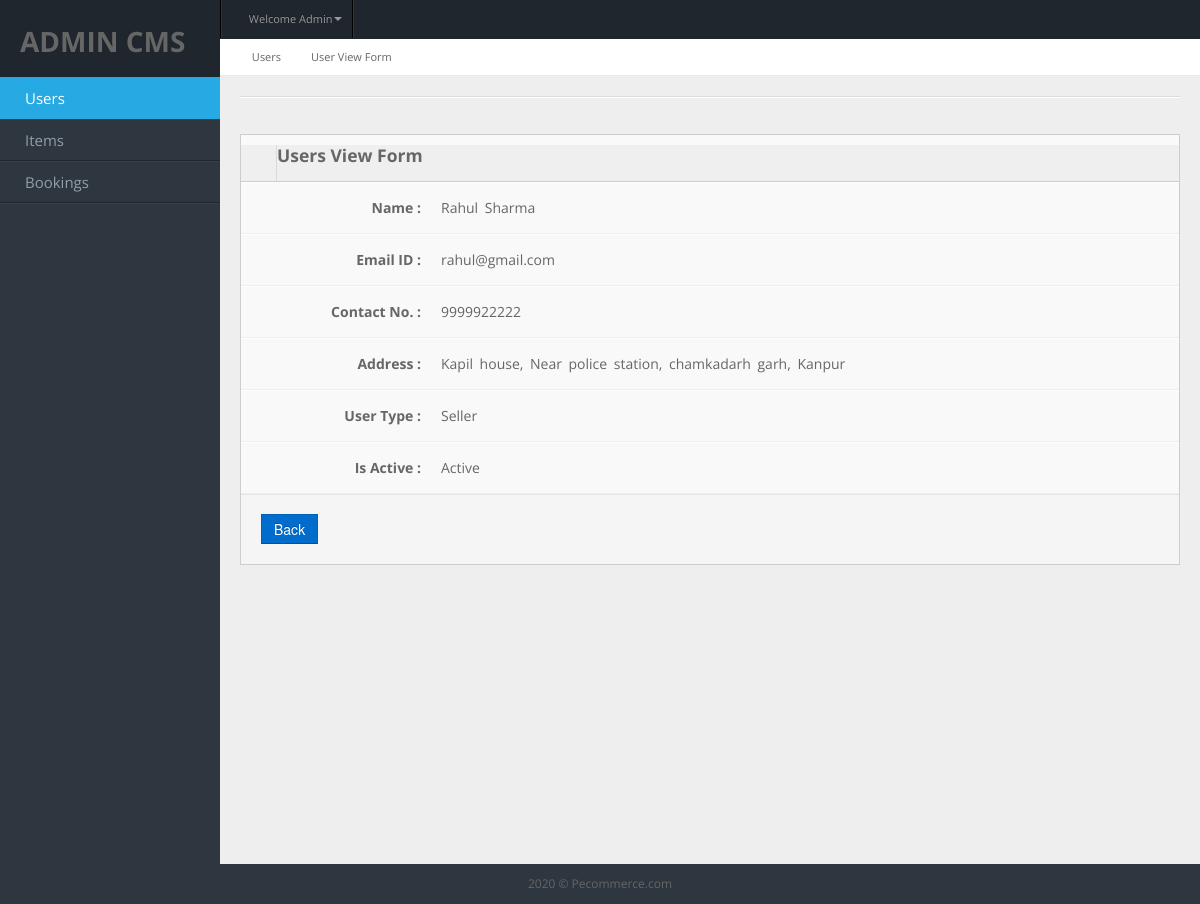
The page /cms/user_view.php?id=32 (signed in) on the database its author committed.
### tables this page shows
CREATE TABLE `tbl_users` (
  `user_id` int(6) NOT NULL,
  `username` varchar(30) NOT NULL,
  `first_name` char(20) NOT NULL,
  `last_name` char(30) NOT NULL,
  `email_id` char(50) DEFAULT NULL,
  `contact` bigint(11) DEFAULT NULL,
  `address` text,
  `pass` varchar(200) NOT NULL,
  `user_type` varchar(20) DEFAULT NULL,
  `created` datetime NOT NULL DEFAULT CURRENT_TIMESTAMP,
  `active` enum('1','0') NOT NULL DEFAULT '1'
);

### cms/user_view.php (the view, shortened to what this page needs)
<?php include_once 'templates/header.php'; ?>
<?php include_once 'templates/sidebar.php'; ?>
<?php
$id= $_GET["id"];
$sql = "select * from tbl_users where user_id=".$id;
$result = mysqli_query($conn,$sql);
$row = mysqli_fetch_assoc($result);
if($row["active"])
{
    $t.="Active";
}
 else {
    $t.="Inactive";
}
?>
<div id="content">
    <div id="content-header">
        <div id="breadcrumb"> <a href="users.php" title="Go to Users" class="tip-bottom"><i class="icon-home"></i> Users</a><a href="user_view.php?id=<?php echo $id;?>">User View Form</a></div>
    </div>
    <div class="container-fluid">
        <hr/>
        <div class="row-fluid">
            <div class="widget-box">
                <div class="widget-title"> <span class="icon"> <i class="icon-align-justify"></i> </span>
                    <h4>Users View Form</h4>
                </div>
                <div class="widget-content nopadding">
                    <form class="form-horizontal form-group-lg">
                        <div class="control-group">
                            <label class="control-label"><strong>Name :</strong></label>
                            <div class="controls">
                                <label class="text-left" style="padding-top: 5px; font-weight: normal; word-spacing: 3px">
                                <?php
                                    echo $row["first_name"]." ".$row["last_name"];
                                ?>
                                </label>
                            </div>
                        </div>
                        <div class="control-group">
                            <label class="control-label"><strong>Email ID :</strong></label>
                            <div class="controls">
                                <label class="text-left" style="padding-top: 5px; font-weight: normal; word-spacing: 3px">
                                <?php
                                    echo $row["email_id"];
                                ?>
                                </label>
                            </div>
                        </div>
                        <div class="control-group">
                            <label class="control-label"><strong>Contact No.  :</strong></label>
                            <div class="controls">
                                <label class="text-left" style="padding-top: 5px; font-weight: normal; word-spacing: 3px">
                                <?php
                                    echo $row["contact"];
                                ?>
                                </label>
                            </div>
                        </div>
                         <div class="control-group">
                            <label class="control-label"><strong>Address :</strong></label>
                            <div class="controls">
                                <label class="text-left" style="padding-top: 5px; font-weight: normal; word-spacing: 3px">
                                <?php
                                    echo $row["address"];
                                ?>
                                </label>
                            </div>
                        </div>
                         <div class="control-group" <?php if($_SESSION["user_type"]!="Admin") echo 'style="display: none;"';  ?>>
                            <label class="control-label"><strong>User Type :</strong></label>
                            <div class="controls">
                                <label class="text-left" style="padding-top: 5px; font-weight: normal; word-spacing: 3px">
                                <?php
                                    echo $row["user_type"];
                                ?>
                                </label>
                            </div>
                        </div>
                         <div class="control-group">
                            <label class="control-label"><strong>Is Active :</strong></label>
                            <div class="controls">
                                <label class="text-left" style="padding-top: 5px; font-weight: normal; word-spacing: 3px">
                                <?php
                                    echo $t;
                                ?>
                                </label>
                            </div>
                        </div>
                         <div class="form-actions">
                            <a href="#"><input type="button" class="btn btn-primary" value="Back" onclick="history.go(-1)" ></a>
                        </div>
                    </form>
                </div>
            </div>
        </div>
    </div>
</div>
 <?php include_once 'templates/footer.php';
 ?>

### cms/assets/matrix-style.css (style rules this page uses)
* { outline:none !important; -moz-outline: none !important; }
html, body { height:100% }
body { overflow-x: hidden; margin-top: -10px; font-family: 'Open Sans', sans-serif; font-size:12px; color:#666; }
a { color:#666; }
select, textarea, input[type="text"], input[type="password"], input[type="datetime"], input[type="datetime-local"], input[type="date"], input[type="month"], input[type="time"], input[type="week"], input[type="number"], input[type="email"], input[type="url"], input[type="search"], input[type="tel"], input[type="color"], .uneditable-input, .label, .dropdown-menu, .btn, .well, .progress, .table-bordered, .btn-group > .btn:first-child, .btn-group > .btn:last-child, .btn-group > .btn:last-child, .btn-group > .dropdown-toggle, .alert { border-radius:0px; }
.btn, textarea, input[type="text"], input[type="password"], input[type="datetime"], input[type="datetime-local"], input[type="date"], input[type="month"], input[type="time"], input[type="week"], input[type="number"], input[type="email"], input[type="url"], input[type="search"], input[type="tel"], input[type="color"], .uneditable-input { box-shadow:none; }
.progress, .progress-success .bar, .progress .bar-success, .progress-warning .bar, .progress .bar-warning, .progress-danger .bar, .progress .bar-danger, .progress-info .bar, .progress .bar-info, .btn, .btn-primary { background-image:none; }
.form-horizontal .form-actions { padding-left:20px; }
hr { border-top-color:#dadada; }
#content { background: none repeat scroll 0 0 #eeeeee; margin-left: 220px; margin-right: 0; padding-bottom: 25px; position: relative; min-height:100%; width: auto; }
#content-header { position: abslute; width: 100%; margin-top: -38px; z-index: 20; }
#breadcrumb { background-color: #fff; border-bottom: 1px solid #e3ebed; }
#breadcrumb a { padding: 8px 20px 8px 10px; display: inline-block; background-image: url('../img/breadcrumb.png'); background-position: center right; background-repeat: no-repeat; font-size: 11px; color: #666666; }
#breadcrumb a:last-child { background-image:none; }
#breadcrumb a i { margin-right: 5px; opacity: .6; }
.stat-boxes .peity_bar_good, .stat-boxes .peity_line_good, { color: #459D1C; }
.widget-box { background: none repeat scroll 0 0 #F9F9F9; border-left: 1px solid #CDCDCD; border-top: 1px solid #CDCDCD; border-right: 1px solid #CDCDCD; clear: both; margin-top: 16px; margin-bottom: 16px; position: relative; }
.widget-title, .modal-header, .table th, div.dataTables_wrapper .ui-widget-header { background:#efefef; border-bottom: 1px solid #CDCDCD; height: 36px; }
.widget-title span.icon { padding: 9px 10px 7px 11px; float: left; border-right:1px solid #dadada; }
.widget-content { padding:15px; border-bottom: 1px solid #cdcdcd; }
.nopadding { padding: 0 !important; }
form { margin-bottom: 0; }
.form-horizontal .control-group { border-top: 1px solid #ffffff; border-bottom: 1px solid #eeeeee; margin-bottom: 0; }
.form-horizontal .control-label { padding-top: 15px; width: 180px; }
.form-horizontal .controls { margin-left: 200px; padding: 10px 0; }
.form-horizontal .form-actions { margin-top: 0; margin-bottom: 0; }

### cms/assets/matrix-media.css (style rules this page uses)
body { background:#2E363F; }

### rows shown on the page
tbl_users: first_name "Rahul", last_name "Sharma", email "rahul@gmail.com", contact "9999922222", address "Kapil house, Near police station, chamkadarh garh, Kanpur", user_type "Seller"

### other values the page prints
$_SESSION["user_name"] "Admin"
$t "Active"
